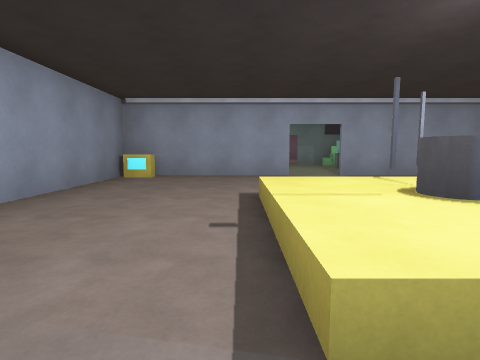
[1] (above)

16 first-person views from a walk through a Unity game level. The camera is 1.2 m above the floor, tilts 6° down and sees 80° across. The floor is counted in squares, 2 m on a side. Each view is taken from the middle of a square. On the plan, view 1 faces up. The plan holds only what a view shows up to about 9 squares ahead; the rest is blank. The place goes on beyond the plan. The player is left out. Some animated figures are not drawn. Door leaves are left out, so doorways stand open.

[2]
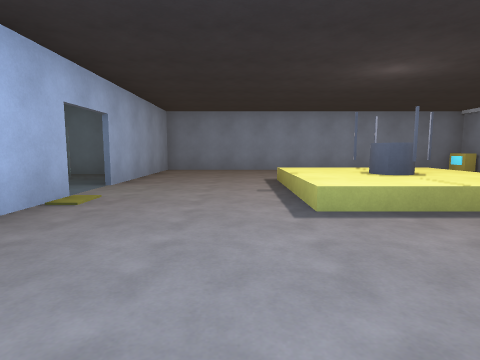

[3]
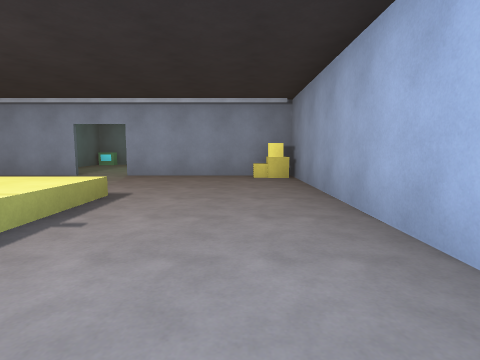

[4]
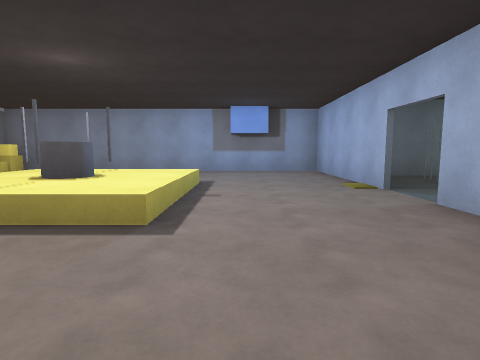

[5]
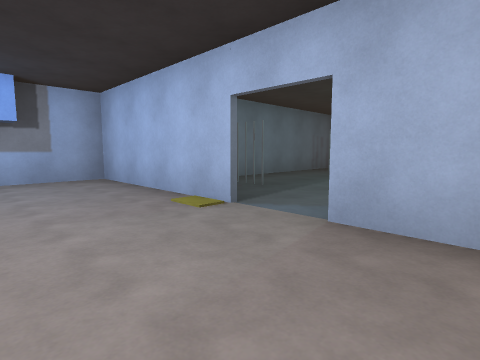

[6]
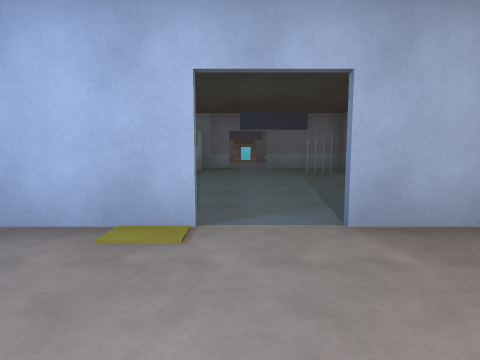

[7]
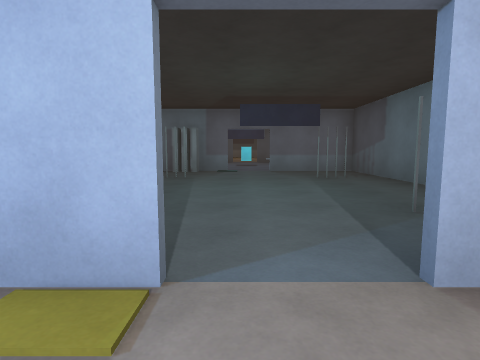

[8]
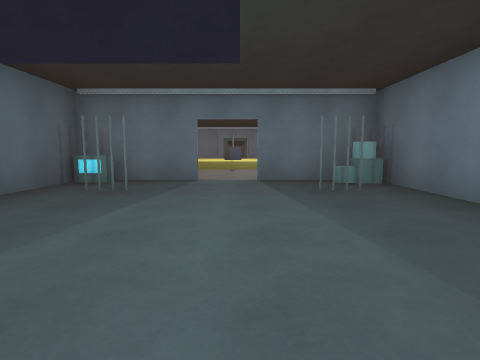

[9]
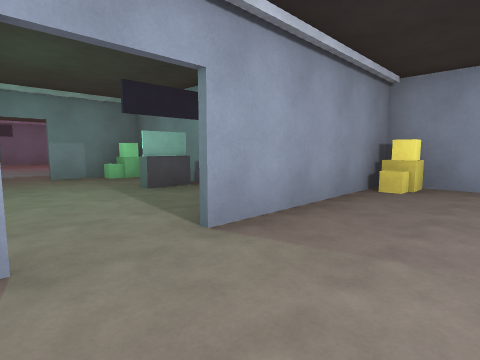

[10]
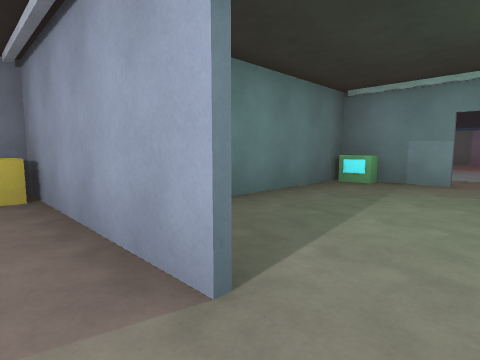

[11]
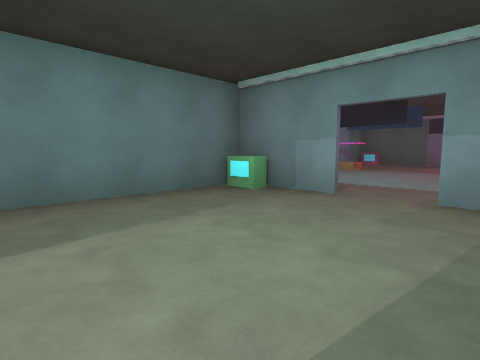

[12]
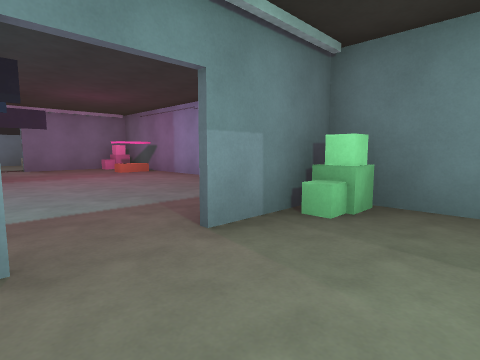

[13]
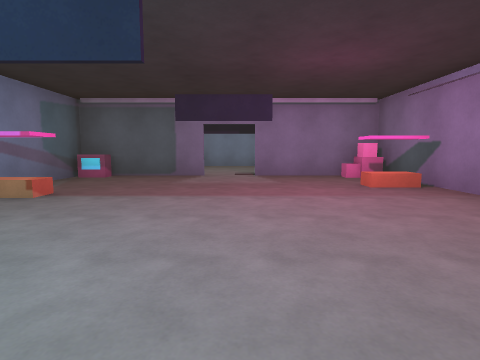

[14]
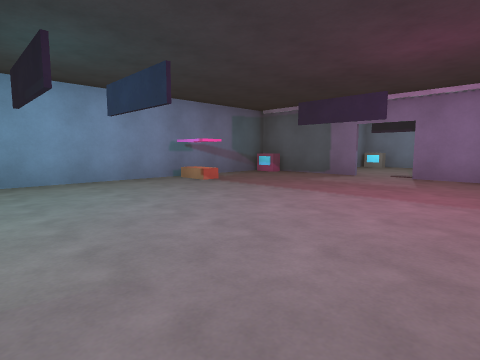

[15]
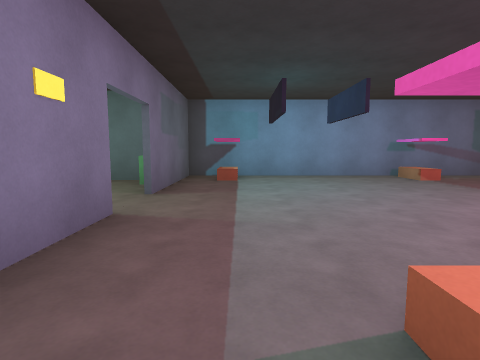

[16]
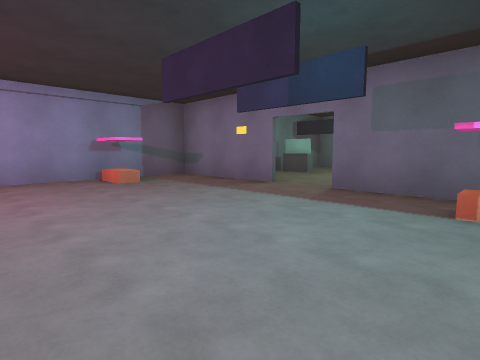

### Floor plan
Key: @ floor where view 1 was taken; # wall or solid block; x gap in a wall; . main floor; : floor 0.5 m higher than the main floor; D open door; O other object.
Columns run from 3 left of view 1 to 7 right of it. Each row starts with its distance up from view 1.
 22     ..
 21     ..
 20  ####.###
 19  #O....O#
 18  #......##
 17  ##......#
 16  #.......#
 15  #.......#
 14  #......##
 13  ##......#
 12  ####.##.#
 11   #O..OO##
 10   #.....#
  9   #...OO
  8   #....
  7 #####.####
  6 #O......OO
  5 #.........#
  4 #.........#
  3 #...:::...#
  2 #...:O:...#
  1 #...:::...#
  0 #..@......#
 -1 #.........#
 -2 #..#DD#O..#
 -3 ##O#...OO##
 -4  #.....##
 -5  #......#
 -6  #......#
 -7  #.#...x#
 -8  #......#
 -9  #. #.#

Positions as (right, up) in squares from view 1, and headings:
1: (0, 0), facing up
2: (6, 0), facing left
3: (5, 0), facing up
4: (-2, 0), facing right
5: (0, 0), facing down-right
6: (2, 0), facing down
7: (2, -1), facing down
8: (2, -8), facing up
9: (1, 5), facing up-right
10: (2, 6), facing up-left
11: (3, 8), facing up-left
12: (1, 10), facing up-right
13: (2, 13), facing up
14: (4, 13), facing up-left
15: (5, 13), facing left
16: (-1, 16), facing down-right
